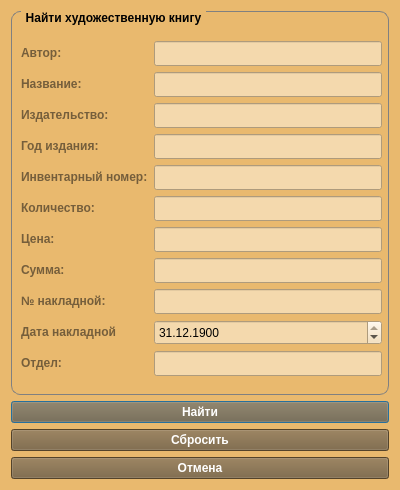
<?xml version="1.0" encoding="UTF-8"?>
<ui version="4.0">
 <class>SearchFictionbookWindow</class>
 <widget class="QDialog" name="SearchFictionbookWindow">
  <property name="geometry">
   <rect>
    <x>0</x>
    <y>0</y>
    <width>400</width>
    <height>490</height>
   </rect>
  </property>
  <property name="minimumSize">
   <size>
    <width>400</width>
    <height>490</height>
   </size>
  </property>
  <property name="maximumSize">
   <size>
    <width>400</width>
    <height>460</height>
   </size>
  </property>
  <property name="windowTitle">
   <string>Поиск художественной книги</string>
  </property>
  <property name="windowIcon">
   <iconset resource="../images.qrc">
    <normaloff>:/icon/icons/logo.png</normaloff>:/icon/icons/logo.png</iconset>
  </property>
  <property name="styleSheet">
   <string notr="true">background-color: rgb(233, 185, 110);</string>
  </property>
  <layout class="QGridLayout" name="gridLayout">
   <item row="0" column="0">
    <widget class="QGroupBox" name="SearchFictionbookGroupBox">
     <property name="font">
      <font>
       <weight>75</weight>
       <bold>true</bold>
      </font>
     </property>
     <property name="styleSheet">
      <string notr="true">

QGroupBox {
    border: 1px solid gray;
    border-radius: 9px;
    margin-top: 0.5em;
}

QGroupBox::title {
    subcontrol-origin: margin;
    left: 10px;
    padding: 0 3px 0 3px;
}

</string>
     </property>
     <property name="title">
      <string>Найти художественную книгу</string>
     </property>
     <property name="flat">
      <bool>false</bool>
     </property>
     <widget class="QWidget" name="formLayoutWidget">
      <property name="geometry">
       <rect>
        <x>10</x>
        <y>30</y>
        <width>361</width>
        <height>345</height>
       </rect>
      </property>
      <layout class="QFormLayout" name="searchFictionbookForm">
       <item row="0" column="0">
        <widget class="QLabel" name="authorLabel">
         <property name="font">
          <font>
           <weight>75</weight>
           <bold>true</bold>
          </font>
         </property>
         <property name="styleSheet">
          <string notr="true">color: rgb(117, 94, 59);</string>
         </property>
         <property name="text">
          <string>Автор:</string>
         </property>
        </widget>
       </item>
       <item row="0" column="1">
        <widget class="QLineEdit" name="fictionbookAuthor">
         <property name="minimumSize">
          <size>
           <width>0</width>
           <height>25</height>
          </size>
         </property>
         <property name="maximumSize">
          <size>
           <width>16777215</width>
           <height>25</height>
          </size>
         </property>
         <property name="styleSheet">
          <string notr="true">background-color: rgb(244, 217, 173);</string>
         </property>
        </widget>
       </item>
       <item row="1" column="0">
        <widget class="QLabel" name="titleLabel">
         <property name="font">
          <font>
           <weight>75</weight>
           <bold>true</bold>
          </font>
         </property>
         <property name="styleSheet">
          <string notr="true">color: rgb(117, 94, 59);</string>
         </property>
         <property name="text">
          <string>Название:</string>
         </property>
        </widget>
       </item>
       <item row="1" column="1">
        <widget class="QLineEdit" name="fictionbookTitle">
         <property name="minimumSize">
          <size>
           <width>0</width>
           <height>25</height>
          </size>
         </property>
         <property name="maximumSize">
          <size>
           <width>16777215</width>
           <height>25</height>
          </size>
         </property>
         <property name="styleSheet">
          <string notr="true">background-color: rgb(244, 217, 173);</string>
         </property>
        </widget>
       </item>
       <item row="2" column="0">
        <widget class="QLabel" name="publishHouseLabel">
         <property name="font">
          <font>
           <weight>75</weight>
           <bold>true</bold>
          </font>
         </property>
         <property name="styleSheet">
          <string notr="true">color: rgb(117, 94, 59);</string>
         </property>
         <property name="text">
          <string>Издательство:</string>
         </property>
        </widget>
       </item>
       <item row="2" column="1">
        <widget class="QLineEdit" name="fictionbookPublishHouse">
         <property name="minimumSize">
          <size>
           <width>0</width>
           <height>25</height>
          </size>
         </property>
         <property name="maximumSize">
          <size>
           <width>16777215</width>
           <height>25</height>
          </size>
         </property>
         <property name="styleSheet">
          <string notr="true">background-color: rgb(244, 217, 173);</string>
         </property>
        </widget>
       </item>
       <item row="3" column="0">
        <widget class="QLabel" name="publishYearLabel">
         <property name="font">
          <font>
           <weight>75</weight>
           <bold>true</bold>
          </font>
         </property>
         <property name="styleSheet">
          <string notr="true">color: rgb(117, 94, 59);</string>
         </property>
         <property name="text">
          <string>Год издания:</string>
         </property>
        </widget>
       </item>
       <item row="3" column="1">
        <widget class="QLineEdit" name="fictionbookPublishYear">
         <property name="minimumSize">
          <size>
           <width>0</width>
           <height>25</height>
          </size>
         </property>
         <property name="maximumSize">
          <size>
           <width>16777215</width>
           <height>25</height>
          </size>
         </property>
         <property name="styleSheet">
          <string notr="true">background-color: rgb(244, 217, 173);</string>
         </property>
        </widget>
       </item>
       <item row="4" column="0">
        <widget class="QLabel" name="inventoryNumberLabel">
         <property name="font">
          <font>
           <weight>75</weight>
           <bold>true</bold>
          </font>
         </property>
         <property name="styleSheet">
          <string notr="true">color: rgb(117, 94, 59);</string>
         </property>
         <property name="text">
          <string>Инвентарный номер:</string>
         </property>
        </widget>
       </item>
       <item row="4" column="1">
        <widget class="QLineEdit" name="fictionbookInventoryNumber">
         <property name="minimumSize">
          <size>
           <width>0</width>
           <height>25</height>
          </size>
         </property>
         <property name="maximumSize">
          <size>
           <width>16777215</width>
           <height>25</height>
          </size>
         </property>
         <property name="styleSheet">
          <string notr="true">background-color: rgb(244, 217, 173);</string>
         </property>
        </widget>
       </item>
       <item row="5" column="0">
        <widget class="QLabel" name="countLabel">
         <property name="font">
          <font>
           <weight>75</weight>
           <bold>true</bold>
          </font>
         </property>
         <property name="styleSheet">
          <string notr="true">color: rgb(117, 94, 59);</string>
         </property>
         <property name="text">
          <string>Количество:</string>
         </property>
        </widget>
       </item>
       <item row="5" column="1">
        <widget class="QLineEdit" name="fictionbookCount">
         <property name="minimumSize">
          <size>
           <width>0</width>
           <height>25</height>
          </size>
         </property>
         <property name="maximumSize">
          <size>
           <width>16777215</width>
           <height>25</height>
          </size>
         </property>
         <property name="styleSheet">
          <string notr="true">background-color: rgb(244, 217, 173);</string>
         </property>
        </widget>
       </item>
       <item row="6" column="0">
        <widget class="QLabel" name="priceLabel">
         <property name="font">
          <font>
           <weight>75</weight>
           <bold>true</bold>
          </font>
         </property>
         <property name="styleSheet">
          <string notr="true">color: rgb(117, 94, 59);</string>
         </property>
         <property name="text">
          <string>Цена:</string>
         </property>
        </widget>
       </item>
       <item row="6" column="1">
        <widget class="QLineEdit" name="fictionbookPrice">
         <property name="minimumSize">
          <size>
           <width>0</width>
           <height>25</height>
          </size>
         </property>
         <property name="maximumSize">
          <size>
           <width>16777215</width>
           <height>25</height>
          </size>
         </property>
         <property name="styleSheet">
          <string notr="true">background-color: rgb(244, 217, 173);</string>
         </property>
        </widget>
       </item>
       <item row="8" column="0">
        <widget class="QLabel" name="invoiceNumLabel">
         <property name="font">
          <font>
           <weight>75</weight>
           <bold>true</bold>
          </font>
         </property>
         <property name="styleSheet">
          <string notr="true">color: rgb(117, 94, 59);</string>
         </property>
         <property name="text">
          <string>№ накладной:</string>
         </property>
        </widget>
       </item>
       <item row="8" column="1">
        <widget class="QLineEdit" name="fictionbookInvoiceNum">
         <property name="minimumSize">
          <size>
           <width>0</width>
           <height>25</height>
          </size>
         </property>
         <property name="maximumSize">
          <size>
           <width>16777215</width>
           <height>25</height>
          </size>
         </property>
         <property name="styleSheet">
          <string notr="true">background-color: rgb(244, 217, 173);</string>
         </property>
        </widget>
       </item>
       <item row="9" column="0">
        <widget class="QLabel" name="invoiceDateLabel">
         <property name="font">
          <font>
           <weight>75</weight>
           <bold>true</bold>
          </font>
         </property>
         <property name="styleSheet">
          <string notr="true">color: rgb(117, 94, 59);</string>
         </property>
         <property name="text">
          <string>Дата накладной</string>
         </property>
        </widget>
       </item>
       <item row="9" column="1">
        <widget class="QDateEdit" name="fictionbookInvoiceDate">
         <property name="minimumSize">
          <size>
           <width>0</width>
           <height>25</height>
          </size>
         </property>
         <property name="maximumSize">
          <size>
           <width>16777215</width>
           <height>25</height>
          </size>
         </property>
         <property name="styleSheet">
          <string notr="true">background-color: rgb(244, 217, 173);</string>
         </property>
         <property name="displayFormat">
          <string>dd.MM.yyyy</string>
         </property>
         <property name="date">
          <date>
           <year>1900</year>
           <month>12</month>
           <day>31</day>
          </date>
         </property>
        </widget>
       </item>
       <item row="7" column="0">
        <widget class="QLabel" name="sumLabel">
         <property name="font">
          <font>
           <weight>75</weight>
           <bold>true</bold>
          </font>
         </property>
         <property name="styleSheet">
          <string notr="true">color: rgb(117, 94, 59);</string>
         </property>
         <property name="text">
          <string>Сумма:</string>
         </property>
        </widget>
       </item>
       <item row="7" column="1">
        <widget class="QLineEdit" name="fictionbookSum">
         <property name="minimumSize">
          <size>
           <width>0</width>
           <height>25</height>
          </size>
         </property>
         <property name="maximumSize">
          <size>
           <width>16777215</width>
           <height>25</height>
          </size>
         </property>
         <property name="styleSheet">
          <string notr="true">background-color: rgb(244, 217, 173);</string>
         </property>
        </widget>
       </item>
       <item row="10" column="0">
        <widget class="QLabel" name="departmentLabel">
         <property name="font">
          <font>
           <weight>75</weight>
           <bold>true</bold>
          </font>
         </property>
         <property name="styleSheet">
          <string notr="true">color: rgb(117, 94, 59);</string>
         </property>
         <property name="text">
          <string>Отдел:</string>
         </property>
        </widget>
       </item>
       <item row="10" column="1">
        <widget class="QLineEdit" name="fictionbookDepartment">
         <property name="minimumSize">
          <size>
           <width>0</width>
           <height>25</height>
          </size>
         </property>
         <property name="maximumSize">
          <size>
           <width>16777215</width>
           <height>25</height>
          </size>
         </property>
         <property name="styleSheet">
          <string notr="true">background-color: rgb(244, 217, 173);</string>
         </property>
        </widget>
       </item>
      </layout>
     </widget>
    </widget>
   </item>
   <item row="1" column="0">
    <widget class="QPushButton" name="fictionbookSearchBtn">
     <property name="font">
      <font>
       <weight>75</weight>
       <bold>true</bold>
      </font>
     </property>
     <property name="styleSheet">
      <string notr="true">background-color: rgb(117, 94, 59);
color: rgb(255, 255, 255);</string>
     </property>
     <property name="text">
      <string>Найти</string>
     </property>
     <property name="icon">
      <iconset resource="../images.qrc">
       <normaloff>:/icon/icons/searchBtnIcon.png</normaloff>:/icon/icons/searchBtnIcon.png</iconset>
     </property>
     <property name="checkable">
      <bool>false</bool>
     </property>
    </widget>
   </item>
   <item row="2" column="0">
    <widget class="QPushButton" name="fictionbookClearBtn">
     <property name="font">
      <font>
       <weight>75</weight>
       <bold>true</bold>
      </font>
     </property>
     <property name="styleSheet">
      <string notr="true">background-color: rgb(117, 94, 59);
color: rgb(255, 255, 255);</string>
     </property>
     <property name="text">
      <string>Сбросить</string>
     </property>
     <property name="icon">
      <iconset resource="../images.qrc">
       <normaloff>:/icon/icons/clearBtnIcon.png</normaloff>:/icon/icons/clearBtnIcon.png</iconset>
     </property>
    </widget>
   </item>
   <item row="3" column="0">
    <widget class="QPushButton" name="fictionbookCancelBtn">
     <property name="font">
      <font>
       <weight>75</weight>
       <bold>true</bold>
      </font>
     </property>
     <property name="styleSheet">
      <string notr="true">background-color: rgb(117, 94, 59);
color: rgb(255, 255, 255);</string>
     </property>
     <property name="text">
      <string>Отмена</string>
     </property>
     <property name="icon">
      <iconset resource="../images.qrc">
       <normaloff>:/icon/icons/cancelBtnIcon.png</normaloff>:/icon/icons/cancelBtnIcon.png</iconset>
     </property>
    </widget>
   </item>
  </layout>
 </widget>
 <tabstops>
  <tabstop>fictionbookAuthor</tabstop>
  <tabstop>fictionbookTitle</tabstop>
  <tabstop>fictionbookPublishHouse</tabstop>
  <tabstop>fictionbookPublishYear</tabstop>
  <tabstop>fictionbookCount</tabstop>
  <tabstop>fictionbookPrice</tabstop>
  <tabstop>fictionbookInvoiceNum</tabstop>
 </tabstops>
 <resources>
  <include location="../images.qrc"/>
 </resources>
 <connections/>
</ui>
